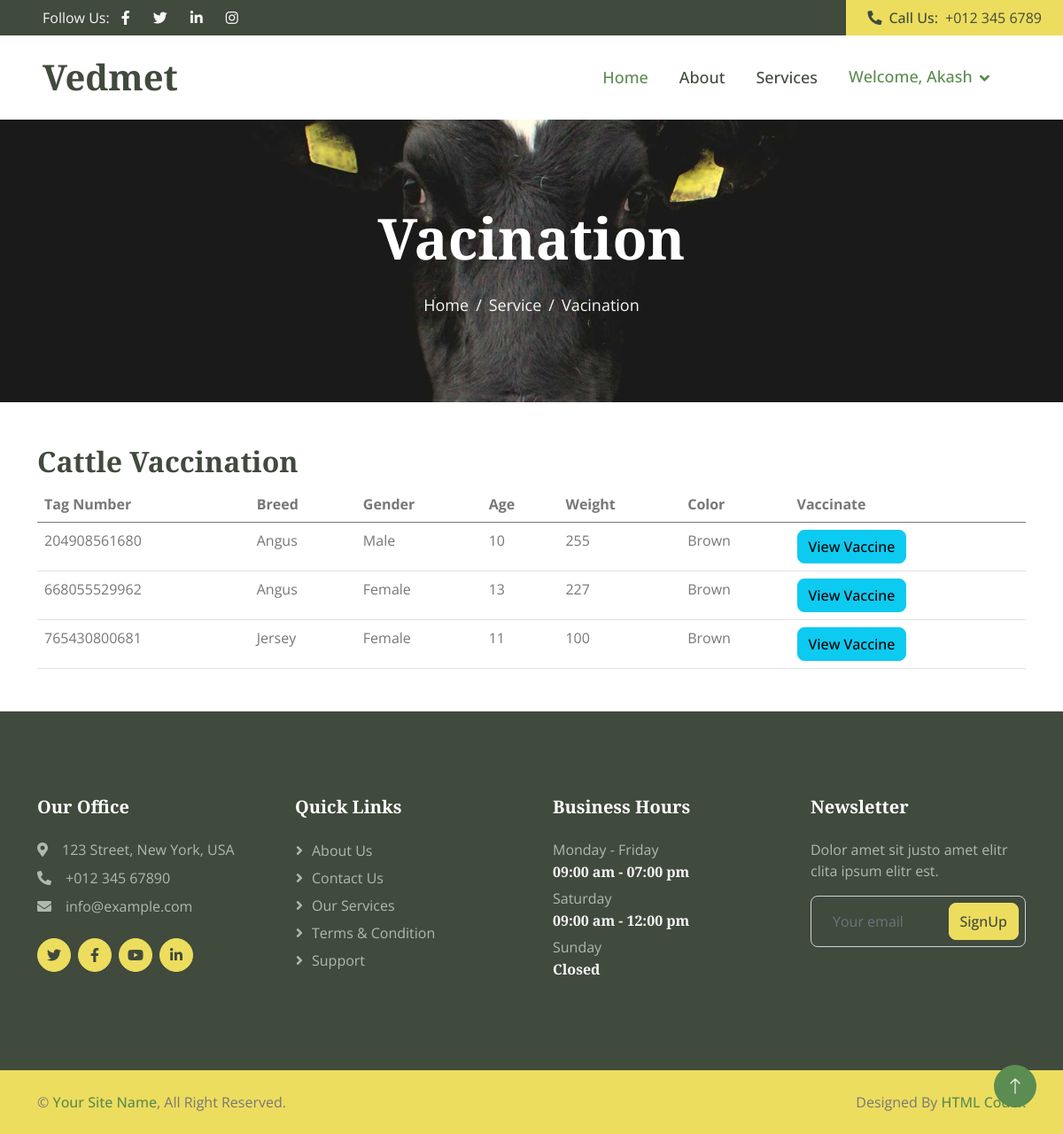
Page /vaccinate/ (signed in) on the committed database.
### myapp/models.py (models this page shows, shortened)
class Cattle(models.Model):
    tagno = models.CharField(max_length=12, unique=True)
    breed = models.CharField(max_length=50)
    gender = models.CharField(max_length=10)
    dob = models.DateField(default=date.today)
    age = models.IntegerField(default=0)
    age_years = models.IntegerField(default=0)
    weight = models.IntegerField()
    color = models.CharField(max_length=50)
    owner = models.ForeignKey(Farmer, on_delete=models.CASCADE)

### myapp/views.py (the view)
# urls.py: path('vaccinate/',views.vaccinate),
def vaccinate(request):
    username = request.session.get('username')
    if not username:
        messages.error(request, 'You must be logged in to access this page.')
        return redirect('/signin/')
    username = request.session.get('id')
    cattles = Cattle.objects.filter(owner=username)
    vaccines = Vaccines.objects.all()
    diseases = Disease.objects.all()
    context = {'cattles': cattles, 'diseases': diseases, 'vaccines': vaccines}
    return render(request, 'vaccinate.html', context)

### myapp/templates/vaccinate.html (shortened to what this page needs)
{% load static %}
<!DOCTYPE html>
<html lang="en">
<head>
    <link href="https://cdnjs.cloudflare.com/ajax/libs/font-awesome/5.10.0/css/all.min.css" rel="stylesheet">
    <link href="https://cdn.jsdelivr.net/npm/bootstrap-icons@1.4.1/font/bootstrap-icons.css" rel="stylesheet">
    <link href="{% static 'lib/animate/animate.min.css' %}" rel="stylesheet">
    <link href="{% static 'lib/owlcarousel/assets/owl.carousel.min.css' %}" rel="stylesheet">
    <link href="{% static 'lib/lightbox/css/lightbox.min.css' %}" rel="stylesheet">
    <link href="{% static 'css/bootstrap.min.css' %}" rel="stylesheet">
    <link href="{% static 'css/style.css' %}" rel="stylesheet">
</head>
<body>
{% if not request.session.id %}
<div class="container-fluid bg-dark px-0">
    <div class="row g-0 d-none d-lg-flex">
        <div class="col-lg-6 ps-5 text-start">
            <div class="h-100 d-inline-flex align-items-center text-light">
            <a href="/reg/" class="btn btn-link text-light">REGISTRATION</a>
            <a href="/signin/" class="btn btn-link text-light">SIGN IN</a>
            </div>
        </div>
        <div class="col-lg-6 text-end">
            <div class="h-100 bg-secondary d-inline-flex align-items-center text-dark py-2 px-4">
                <span class="me-2 fw-semi-bold"><i class="fa fa-phone-alt me-2"></i>Call Us:</span>
                <span>+012 345 6789</span>
            </div>
        </div>
    </div>
</div>
{% else %}
<div class="container-fluid bg-dark px-0">
    <div class="row g-0 d-none d-lg-flex">
        <div class="col-lg-6 ps-5 text-start">
            <div class="h-100 d-inline-flex align-items-center text-light">
                <span>Follow Us:</span>
                <a class="btn btn-link text-light" href=""><i class="fab fa-facebook-f"></i></a>
                <a class="btn btn-link text-light" href=""><i class="fab fa-twitter"></i></a>
                <a class="btn btn-link text-light" href=""><i class="fab fa-linkedin-in"></i></a>
                <a class="btn btn-link text-light" href=""><i class="fab fa-instagram"></i></a>
            </div>
        </div>
        <div class="col-lg-6 text-end">
            <div class="h-100 bg-secondary d-inline-flex align-items-center text-dark py-2 px-4">
                <span class="me-2 fw-semi-bold"><i class="fa fa-phone-alt me-2"></i>Call Us:</span>
                <span>+012 345 6789</span>
            </div>
        </div>
    </div>
</div>
{% endif %}
<nav class="navbar navbar-expand-lg bg-white navbar-light sticky-top px-4 px-lg-5">
    <a href="{% url 'index' %}" class="navbar-brand d-flex align-items-center">
        <h1 class="m-0">Vedmet</h1>
    </a>
    <div class="collapse navbar-collapse" id="navbarCollapse">
        <div class="navbar-nav ms-auto p-4 p-lg-0">
            <a href="{% url 'index' %}" class="nav-item nav-link active">Home</a>
            <a href="/ab/" class="nav-item nav-link">About</a>
            <a href="/service/" class="nav-item nav-link">Services</a>
        </div>
        {% if request.session.id %}
        <div class="navbar-nav">
             <div class="nav-item dropdown">
                <a href="#" class="nav-link dropdown-toggle active" data-bs-toggle="dropdown">Welcome, {{ request.session.firstname }}</a>
            </div>
        </div>
        {% endif %}
    </div>
</nav>
    <div class="container-fluid page-header py-5 mb-5 wow fadeIn" data-wow-delay="0.1s">
        <div class="container text-center py-5">
            <h1 class="display-3 text-white mb-4 animated slideInDown">Vacination</h1>
            <nav aria-label="breadcrumb animated slideInDown">
                <ol class="breadcrumb justify-content-center mb-0">
                    <li class="breadcrumb-item"><a href="/index/">Home</a></li>
                    <li class="breadcrumb-item"><a href="/service/">Service</a></li>
                    <li class="breadcrumb-item active" aria-current="page">Vacination</li>
                </ol>
            </nav>
        </div>
    </div>
    <div class="container">
  <h2>Cattle Vaccination</h2>
  <table class="table table-hover">
    <thead>
      <tr>
        <th>Tag Number</th>
        <th>Breed</th>
        <th>Gender</th>
        <th>Age</th>
        <th>Weight</th>
        <th>Color</th>
        <th>Vaccinate</th>
      </tr>
    </thead>
    <tbody>
      {% for cattle in cattles %}
      <tr>
        <td>{{cattle.tagno}}</td>
        <td>{{cattle.breed}}</td>
        <td>{{cattle.gender}}</td>
        <td>{{cattle.age}}</td>
        <td>{{cattle.weight}}</td>
        <td>{{cattle.color}}</td>
         <td>
                   <a class="btn btn-info" href="{% url 'view_vaccine' cattle.id %}">View Vaccine</a>
                </td>
      </tr>
            {% endfor %}
        </tbody>
    </table>
</div>
    <div class="container-fluid bg-dark footer mt-5 py-5 wow fadeIn" data-wow-delay="0.1s">
        <div class="container py-5">
            <div class="row g-5">
                <div class="col-lg-3 col-md-6">
                    <h5 class="text-white mb-4">Our Office</h5>
                    <p class="mb-2"><i class="fa fa-map-marker-alt me-3"></i>123 Street, New York, USA</p>
                    <p class="mb-2"><i class="fa fa-phone-alt me-3"></i>+012 345 67890</p>
                    <p class="mb-2"><i class="fa fa-envelope me-3"></i>info@example.com</p>
                    <div class="d-flex pt-3">
                        <a class="btn btn-square btn-secondary rounded-circle me-2" href=""><i class="fab fa-twitter"></i></a>
                        <a class="btn btn-square btn-secondary rounded-circle me-2" href=""><i class="fab fa-facebook-f"></i></a>
                        <a class="btn btn-square btn-secondary rounded-circle me-2" href=""><i class="fab fa-youtube"></i></a>
                        <a class="btn btn-square btn-secondary rounded-circle me-2" href=""><i class="fab fa-linkedin-in"></i></a>
                    </div>
                </div>
                <div class="col-lg-3 col-md-6">
                    <h5 class="text-white mb-4">Quick Links</h5>
                    <a class="btn btn-link" href="">About Us</a>
                    <a class="btn btn-link" href="">Contact Us</a>
                    <a class="btn btn-link" href="">Our Services</a>
                    <a class="btn btn-link" href="">Terms & Condition</a>
                    <a class="btn btn-link" href="">Support</a>
                </div>
                <div class="col-lg-3 col-md-6">
                    <h5 class="text-white mb-4">Business Hours</h5>
                    <p class="mb-1">Monday - Friday</p>
                    <h6 class="text-light">09:00 am - 07:00 pm</h6>
                    <p class="mb-1">Saturday</p>
                    <h6 class="text-light">09:00 am - 12:00 pm</h6>
                    <p class="mb-1">Sunday</p>
                    <h6 class="text-light">Closed</h6>
                </div>
                <div class="col-lg-3 col-md-6">
                    <h5 class="text-white mb-4">Newsletter</h5>
                    <p>Dolor amet sit justo amet elitr clita ipsum elitr est.</p>
                    <div class="position-relative w-100">
                        <input class="form-control bg-transparent w-100 py-3 ps-4 pe-5" type="text" placeholder="Your email">
                        <button type="button" class="btn btn-secondary py-2 position-absolute top-0 end-0 mt-2 me-2">SignUp</button>
                    </div>
                </div>
            </div>
        </div>
    </div>
    <div class="container-fluid bg-secondary text-body copyright py-4">
        <div class="container">
            <div class="row">
                <div class="col-md-6 text-center text-md-start mb-3 mb-md-0">
                    &copy; <a class="fw-semi-bold" href="#">Your Site Name</a>, All Right Reserved.
                </div>
                <div class="col-md-6 text-center text-md-end">
                    Designed By <a class="fw-semi-bold" href="https://htmlcodex.com">HTML Codex</a>
                </div>
            </div>
        </div>
    </div>
    <a href="#" class="btn btn-lg btn-primary btn-lg-square rounded-circle back-to-top"><i class="bi bi-arrow-up"></i></a>
</body>
</html>

### vetfarm/static/css/style.css (style rules this page uses)
:root { --primary: #5B8C51; --secondary: #EDDD5E; --light: #F7F7F7; --dark: #404A3D; }
.back-to-top { position: fixed; display: none; right: 30px; bottom: 30px; z-index: 99; }
.fw-semi-bold { font-weight: 500 !important; }
.btn { transition: .5s; font-weight: 500; }
.btn-primary, .btn-outline-primary:hover { color: var(--light); }
.btn-secondary, .btn-outline-secondary:hover { color: var(--dark); }
.btn-square { width: 38px; height: 38px; }
.btn-lg-square { width: 48px; height: 48px; }
.btn-square, .btn-sm-square, .btn-lg-square { padding: 0; display: flex; align-items: center; justify-content: center; font-weight: normal; }
.navbar.sticky-top { top: -100px; transition: .5s; }
.navbar .navbar-nav .nav-link { margin-right: 35px; padding: 25px 0; color: var(--dark); font-size: 18px; font-weight: 500; outline: none; }
.navbar .navbar-nav .nav-link:hover, .navbar .navbar-nav .nav-link.active { color: var(--primary); }
.navbar .dropdown-toggle::after { border: none; content: "\f107"; font-family: "Font Awesome 5 Free"; font-weight: 900; vertical-align: middle; margin-left: 8px; }
.page-header { background: url(../img/banner.jpg) center center no-repeat; background-size: cover; }
.page-header .breadcrumb-item+.breadcrumb-item::before { color: var(--light); }
.page-header .breadcrumb-item, .page-header .breadcrumb-item a { font-size: 18px; color: var(--light); }
.footer { color: #B0B9AE; }
.footer .btn.btn-link { display: block; margin-bottom: 5px; padding: 0; text-align: left; color: #B0B9AE; font-weight: normal; text-transform: capitalize; transition: .3s; }
.footer .btn.btn-link::before { position: relative; content: "\f105"; font-family: "Font Awesome 5 Free"; font-weight: 900; margin-right: 10px; }

### rows in the picture
Cattle: tagno "204908561680", breed "Angus", gender "Male", age "10", weight "255", color "Brown"
Cattle: tagno "668055529962", breed "Angus", gender "Female", age "13", weight "227", color "Brown"
Cattle: tagno "765430800681", breed "Jersey", gender "Female", age "11", weight "100", color "Brown"

### other values in the picture
{{ request.session.firstname }} "Akash"
